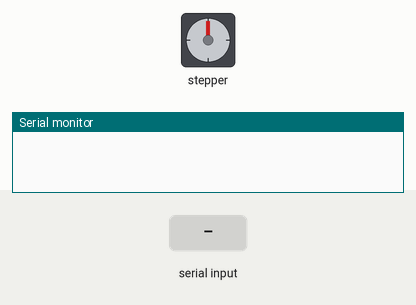
A sketch run on a simulated Arduino Uno, built with avr-gcc and run on an emulated ATmega328P. Parts: stepper motor, the last lines printed to the serial monitor. Wiring (inferred from the names in the program): stepper motor driver (200 steps per turn assumed): step pin 2; direction pin 3. Inputs (shaded band) come from the test bench.

Above: at 1.2 s.
1.3 s: "90,45\n" received over Serial
At 3.2 s:
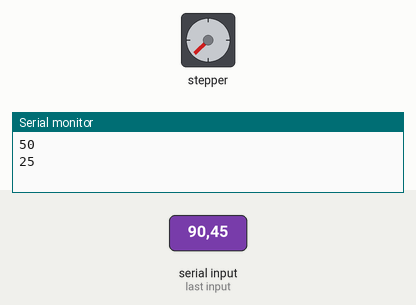
3.9 s: "30,150\n" received over Serial
At 5.8 s:
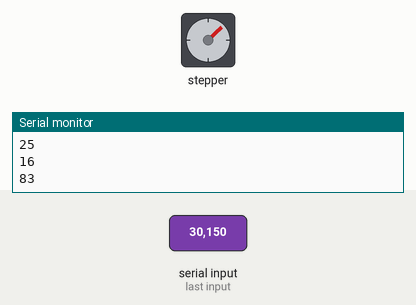
6.6 s: "200\n" received over Serial
At 8.0 s:
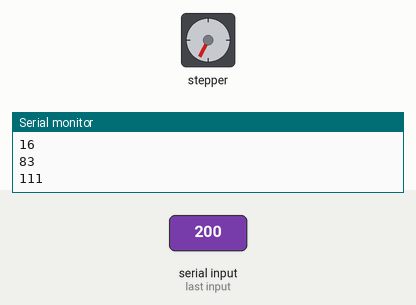
8.3 s: "90\n" received over Serial
At 9.5 s:
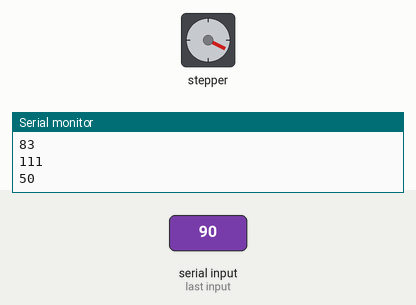
9.9 s: "90,45\n" received over Serial
At 12.2 s:
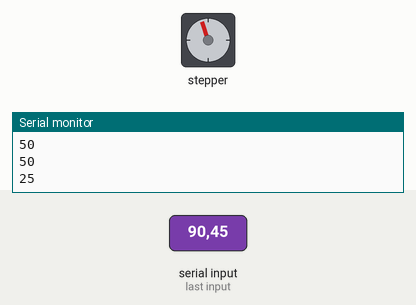
12.5 s: "5\n" received over Serial
At 13.9 s:
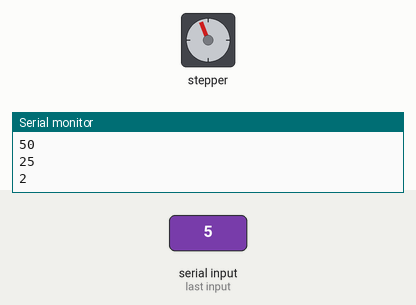
Timing chart, 0 to 15.0 s (numbered marks = the images above; inputs shaded):
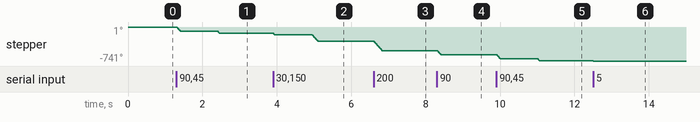

Measured:
- after the input at 1.3 s, stepper: turns 90° counter-clockwise in 0.10 s, then 45° counter-clockwise in 0.05 s
- after the input at 3.9 s, stepper: turns 28° counter-clockwise in 0.03 s, then 150° counter-clockwise in 0.17 s
- after the input at 6.6 s, stepper: turns 200° counter-clockwise in 0.22 s, starting at once
- after the input at 8.3 s, stepper: turns 90° counter-clockwise in 0.10 s, starting at once
- after the input at 9.9 s, stepper: turns 90° counter-clockwise in 0.10 s, then 45° counter-clockwise in 0.05 s

The sketch:

stepp.ino
```cpp
int dirpin=3;
int steppin=2;
int in=0;

void setup() {
  Serial.begin(9600);
  pinMode(dirpin, OUTPUT);
  pinMode(steppin, OUTPUT);
  digitalWrite(dirpin,LOW);

}

void loop() {
 if (Serial.available() > 0) {
 in=Serial.parseInt();
 int steps=in/1.8;
 Serial.println(steps);
  for(int n=0;n<steps;n++)
  {
    digitalWrite(steppin,HIGH);
    delayMicroseconds(1000);
    digitalWrite(steppin,LOW);
    delayMicroseconds(1000);

  }
  delay(1000);

}
}
```
